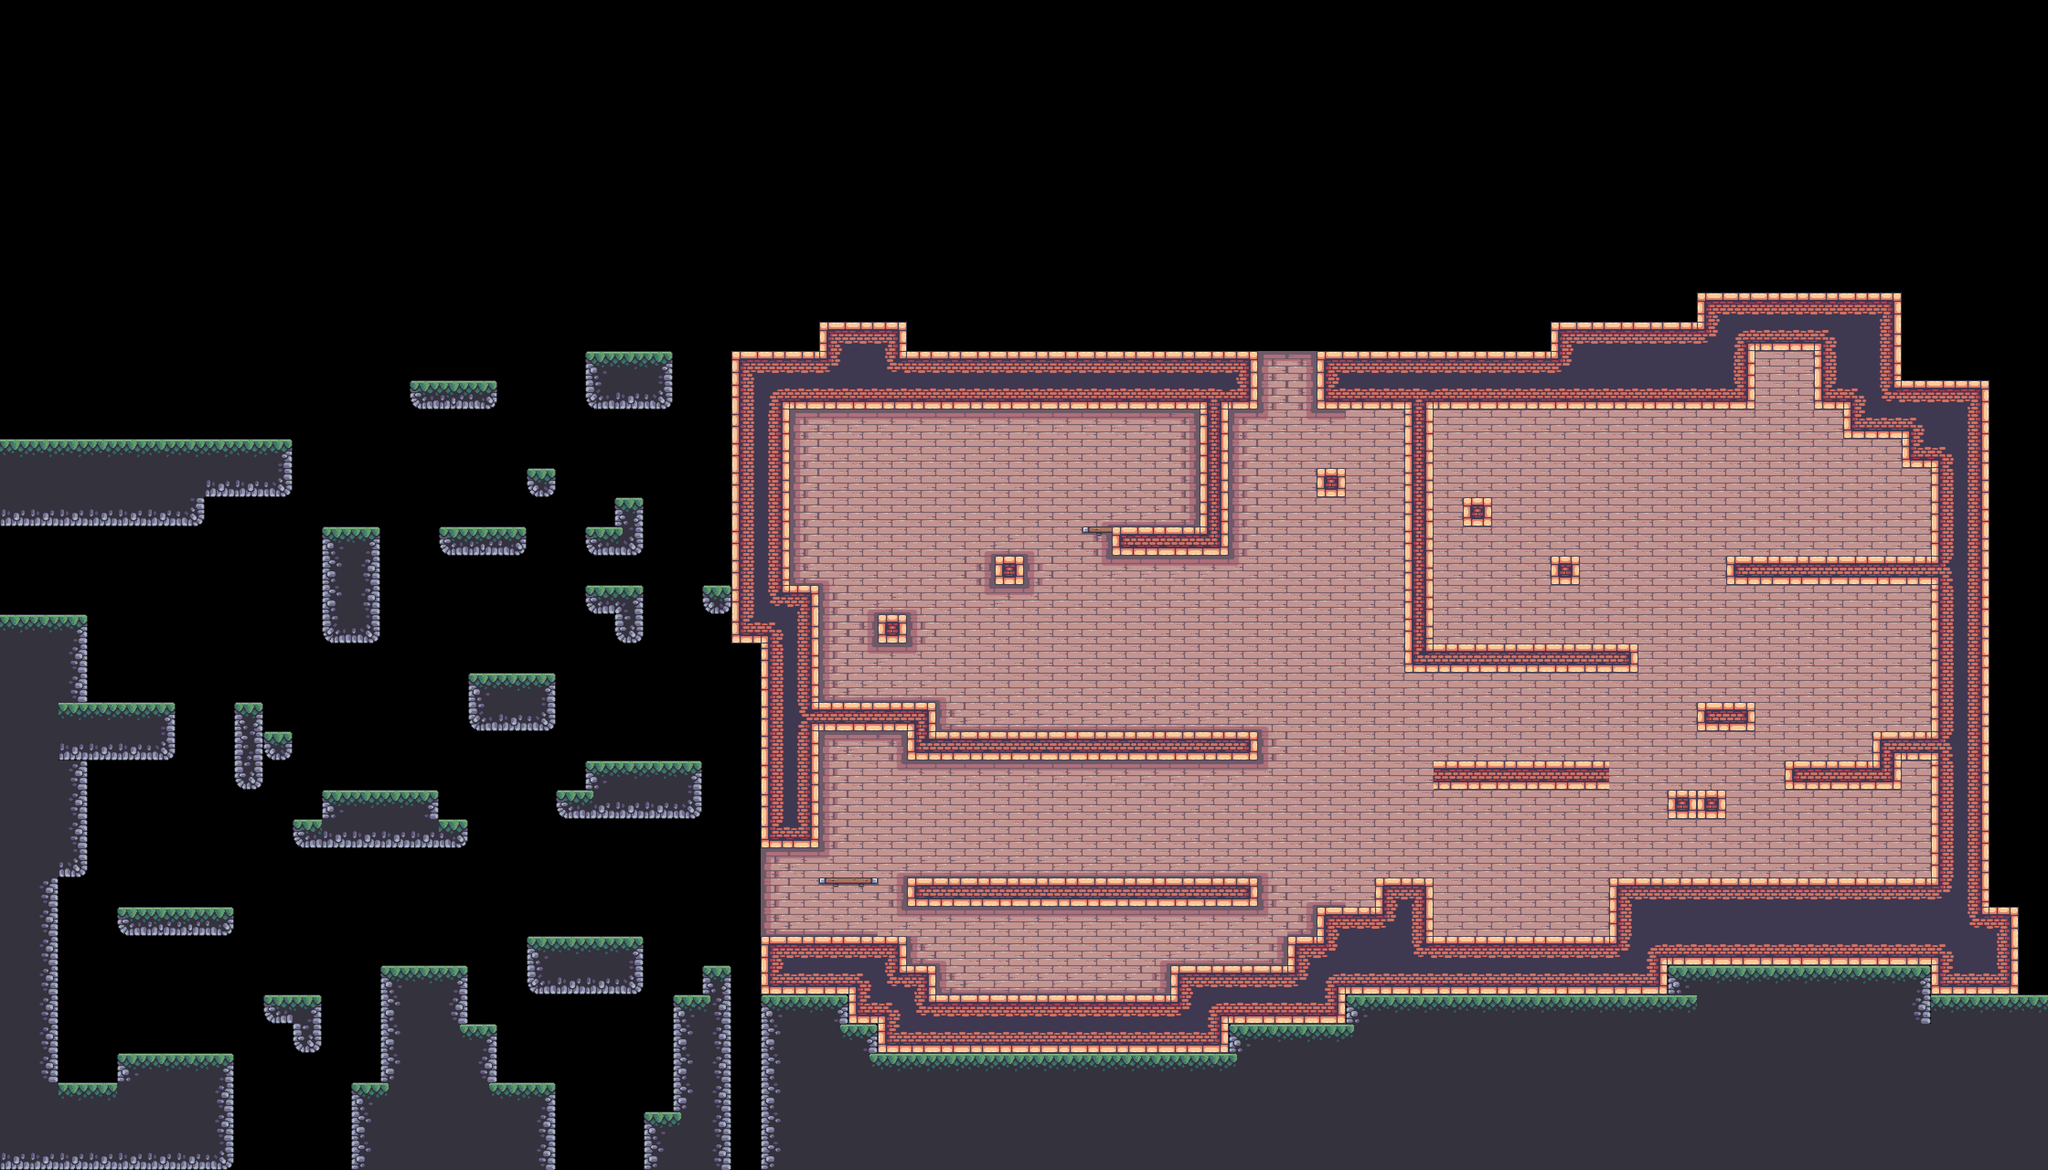

The image is a tile-based game level rendered from a .tmx file. Its description and source (layers, tilesets, objects; grid data summarised) follow:
An orthogonal 70x40 tile map with 64x64 px tiles, 4 tile layers (BG, Platforms, FG, Terrain), 8 tilesets and 180 objects (37x floor_spike, 26x static, 21x silver, 17x candle, 13x gold, ...).

<map version="1.10" tiledversion="1.10.2" orientation="orthogonal" renderorder="right-down" width="70" height="40" tilewidth="64" tileheight="64" infinite="0" nextlayerid="14" nextobjectid="300">
 <tileset firstgid="1" source="../tilesets/items.tsx" />
 <tileset firstgid="6" source="../tilesets/extra.tsx" />
 <tileset firstgid="72" source="../tilesets/enemies.tsx" />
 <tileset firstgid="72" source="../tilesets/grass.tsx" />
 <tileset firstgid="77" source="../tilesets/outside.tsx" />
 <tileset firstgid="125" source="../tilesets/inside.tsx" />
 <tileset firstgid="221" source="../tilesets/objects.tsx" />
 <tileset firstgid="249" source="../tilesets/platforms.tsx" />
 <layer id="9" name="BG" width="70" height="40">
  <data>[2800 cells, 766 non-empty, 17 distinct tile ids]</data>
 </layer>
 <objectgroup id="12" name="BG details" class="window">
  <object id="180" name="static" gid="240" x="2246.33" y="2177.67" width="14" height="34" />
  <object id="181" name="static" gid="241" x="2448" y="2178.67" width="30" height="14" />
  <object id="182" name="static" gid="242" x="2175" y="2178.67" width="14" height="28" />
  <object id="183" name="static" gid="243" x="2112" y="2178.33" width="24" height="14" />
  <object id="184" name="static" gid="244" x="2496" y="1600" width="42" height="44" />
  <object id="185" name="static" gid="245" x="2456.33" y="2176" width="42" height="44" />
  <object id="186" name="static" gid="244" x="2880" y="1472" width="42" height="44" />
  <object id="188" name="static" gid="235" x="2368" y="2176" width="42" height="32" />
  <object id="189" name="static" gid="248" x="1792" y="1536" width="82" height="98" />
  <object id="190" name="candle" gid="236" x="1856" y="1728" width="64" height="64" />
  <object id="191" name="candle" gid="236" x="2240" y="2048" width="64" height="64" />
  <object id="192" name="candle" gid="236" x="2496" y="2048" width="64" height="64" />
  <object id="193" name="candle" gid="236" x="2816" y="1920" width="64" height="64" />
  <object id="194" name="candle" gid="236" x="1920" y="1216" width="64" height="64" />
  <object id="195" name="candle" gid="236" x="2176" y="1088" width="64" height="64" />
  <object id="196" name="candle" gid="236" x="2432" y="1472" width="64" height="64" />
  <object id="197" name="candle" gid="236" x="2176" y="1472" width="64" height="64" />
  <object id="198" name="candle" gid="236" x="2688" y="1472" width="64" height="64" />
  <object id="199" name="big_chain" gid="238" x="2432" y="1340" width="64" height="116" />
  <object id="200" name="big_chain" gid="238" x="1920" y="1724" width="64" height="116" />
  <object id="201" name="small_chain" gid="239" x="2048" y="1728" width="64" height="62" />
  <object id="202" name="big_chain" gid="238" x="2176" y="1788" width="64" height="116" />
  <object id="203" name="big_chain" gid="238" x="2368" y="1788" width="64" height="116" />
  <object id="204" name="small_chain" gid="239" x="2304" y="1728" width="64" height="62" />
  <object id="205" name="small_chain" gid="239" x="2560" y="1728" width="64" height="62" />
  <object id="206" name="static" gid="244" x="2624" y="1920" width="42" height="44" />
  <object id="207" name="static" gid="240" x="2304" y="1920" width="14" height="34" />
  <object id="208" name="static" gid="245" x="2560" y="1920" width="42" height="44" />
  <object id="209" name="static" gid="243" x="2113.5" y="1920" width="24" height="14" />
  <object id="210" name="static" gid="243" x="2332" y="1922" width="24" height="14" />
  <object id="211" name="candle" gid="236" x="2048" y="1792" width="64" height="64" />
  <object id="213" name="candle" gid="236" x="2304" y="1792" width="64" height="64" />
  <object id="215" name="candle" gid="236" x="2560" y="1792" width="64" height="64" />
  <object id="222" name="window" gid="237" x="2368" y="1024" width="64" height="64" />
  <object id="223" name="window" gid="237" x="1856" y="1088" width="64" height="64" />
  <object id="224" name="static" gid="235" x="2432" y="1600" width="42" height="32" />
  <object id="225" name="static" gid="245" x="2176" y="1600" width="42" height="44" />
  <object id="226" name="static" gid="241" x="2192" y="1602.67" width="30" height="14" />
  <object id="228" name="static" gid="243" x="2496" y="1600" width="24" height="14" />
  <object id="230" name="static" gid="235" x="1815.75" y="1919.25" width="42" height="32" />
  <object id="231" name="static" gid="245" x="1873.5" y="1919.5" width="42" height="44" />
  <object id="232" name="static" gid="243" x="1861.75" y="1919.75" width="24" height="14" />
  <object id="233" name="static" gid="247" x="2187.33" y="2163.67" width="52" height="178" />
  <object id="234" name="static" gid="247" x="2432" y="2163.33" width="52" height="178" />
  <object id="240" name="small_chain" gid="239" x="2165" y="1730.5" width="64" height="62" />
  <object id="275" name="big_chain" gid="238" x="3802" y="1386" width="64" height="116" />
  <object id="276" name="big_chain" gid="238" x="3676" y="1012" width="64" height="116" />
  <object id="277" name="candle" gid="236" x="3896" y="1378" width="64" height="64" />
  <object id="278" name="candle" gid="236" x="4166" y="1728" width="64" height="64" />
  <object id="286" name="big_chain" gid="238" x="4160" y="1394" width="64" height="116" />
  <object id="287" name="candle" gid="236" x="3514" y="1582" width="64" height="64" />
  <object id="288" name="candle" gid="236" x="3316" y="1582" width="64" height="64" />
  <object id="289" name="candle" gid="236" x="3136" y="1582" width="64" height="64" />
  <object id="290" name="window" gid="237" x="3596" y="1274" width="64" height="64" />
  <object id="291" name="window" gid="237" x="3868" y="1510" width="64" height="64" />
  <object id="293" name="static" gid="245" x="3435" y="1604" width="42" height="44" />
  <object id="294" name="static" gid="245" x="3235" y="1604" width="42" height="44" />
 </objectgroup>
 <layer id="5" name="Platforms" width="70" height="40">
  <data>[2800 cells, 3 non-empty, 2 distinct tile ids]</data>
 </layer>
 <layer id="10" name="FG" width="70" height="40">
  <data>[2800 cells, 0 non-empty, 0 distinct tile ids]</data>
 </layer>
 <objectgroup id="4" name="Objects">
  <!-- 59 objects omitted --></objectgroup>
 <layer id="1" name="Terrain" width="70" height="40">
  <data>[2800 cells, 808 non-empty, 47 distinct tile ids]</data>
 </layer>
 <objectgroup id="13" name="Moving Objects">
  <!-- 7 objects omitted --></objectgroup>
 <objectgroup id="7" name="Items">
  <!-- 41 objects omitted --></objectgroup>
 <objectgroup id="6" name="Enemies">
  <!-- 14 objects omitted --></objectgroup>
 <objectgroup id="2" name="Water">
  <!-- 1 objects omitted --></objectgroup>
 <objectgroup id="8" name="Data">
  <!-- 1 objects omitted --></objectgroup>
</map>
<!-- 123 of 180 objects omitted -->
